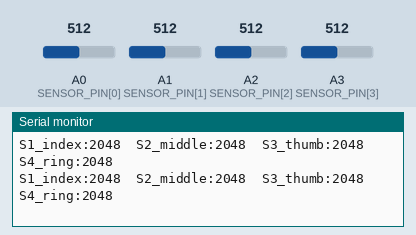
The sketch below on a simulated Arduino Zero (SAMD21). Shown: the last lines printed to the serial monitor. The inputs (shaded band) are chosen by the test bench; at power-on: A0 (SENSOR_PIN[0]) = 512, A1 (SENSOR_PIN[1]) = 512, A2 (SENSOR_PIN[2]) = 512, A3 (SENSOR_PIN[3]) = 512 (analog values on the 0–1023 scale).

Above: at 2.7 s.
2.8 s: A0 (SENSOR_PIN[0]) set to 716
At 2.82 s:
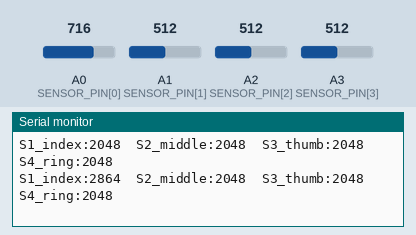
4.3 s: A1 (SENSOR_PIN[1]) set to 716
At 4.33 s:
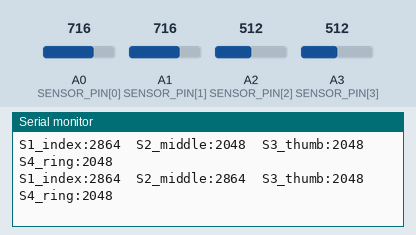
5.8 s: A2 (SENSOR_PIN[2]) set to 716
At 5.84 s:
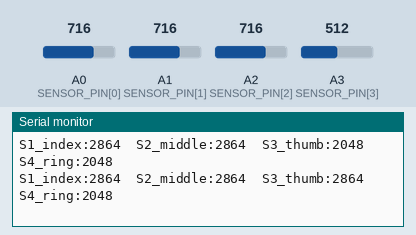
7.3 s: A3 (SENSOR_PIN[3]) set to 716
At 7.35 s:
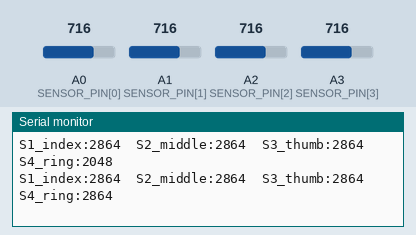
8.8 s: A0 (SENSOR_PIN[0]) set to 992
At 8.86 s:
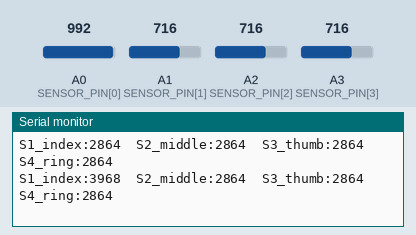
10.3 s: A1 (SENSOR_PIN[1]) set to 992
At 10.38 s:
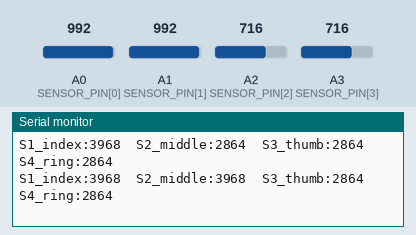
Timing chart, 0 to 12.8 s (numbered marks = the images above; inputs shaded):
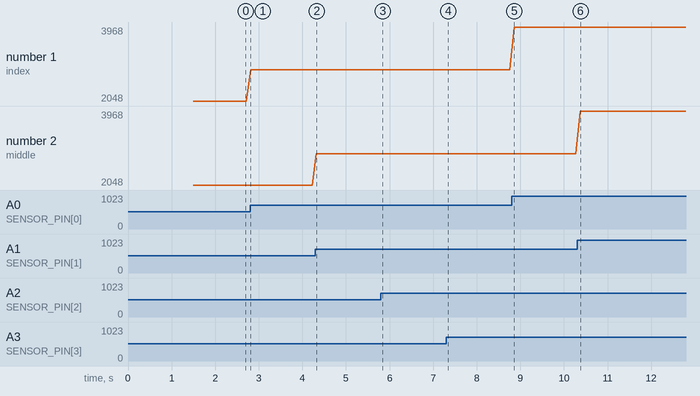

The sketch:

sensor_test.ino
```cpp
/*
 * SmartBall — 4-Sensor Serial Test (bench check before sealing)
 *
 * Prints all four sensors, labeled by SENSOR NUMBER and finger, so each
 * channel can be verified one at a time before the ball is sealed.
 *
 * PHYSICAL WIRING (v2 ferrule harness, 2026-08-03):
 *   Sensor 1 (index)  -> A0  black   [BK, calFactor 119]
 *   Sensor 2 (middle) -> A1  white   [RM, calFactor 129]
 *   Sensor 3 (thumb)  -> A2  green   [KA, calFactor 148]
 *   Sensor 4 (ring)   -> A3  purple  [CG, calFactor 157]
 * Adjacent pins are acceptable in v2: every connection is a housed female
 * contact, so there is no bare metal or flux on the pad row — the mechanism
 * that bridged v1. Isolation is proven by isolation_test.ino, not pin spacing.
 *
 * Open Serial Monitor at 115200 baud (or Serial Plotter for live curves).
 * Press each sensor pad one at a time: only its column should jump
 * (rest ~20-200, firm press ~1000-2500+).
 */

// Pin for each sensor, indexed by sensor number: [0]=S1 ... [3]=S4
const int SENSOR_PIN[4] = {A0, A1, A2, A3};
const char* SENSOR_NAME[4] = {"S1_index", "S2_middle", "S3_thumb", "S4_ring"};

void setup() {
  Serial.begin(115200);
  analogReadResolution(12);   // readings 0..4095
  delay(1500);                // give the Serial Monitor time to attach
  Serial.println("SmartBall 4-sensor test  (S1=A0 blk  S2=A1 wht  S3=A2 grn  S4=A3 pur)");
}

void loop() {
  // "name:value" pairs work in both Serial Monitor and Serial Plotter
  for (int s = 0; s < 4; s++) {
    Serial.print(SENSOR_NAME[s]);
    Serial.print(":");
    Serial.print(analogRead(SENSOR_PIN[s]));
    Serial.print(s < 3 ? "\t" : "\n");
  }
  delay(100);   // 10 Hz — easy to read while pressing pads
}
```

Measured:
- after the input at 2.8 s, the serial monitor: prints a new line at once (image 1)
- after the input at 4.3 s, the serial monitor: prints a new line at once (image 2)
- after the input at 5.8 s, the serial monitor: prints a new line at once (image 3)
- after the input at 7.3 s, the serial monitor: prints a new line after 0.05 s (image 4)
- after the input at 8.8 s, the serial monitor: prints a new line after 0.06 s (image 5)
- after the input at 10.3 s, the serial monitor: prints a new line after 0.07 s (image 6)
- plotted number 1: 2048 → 2864 after the input at 2.8 s, 2864 → 3968 after the input at 8.8 s
